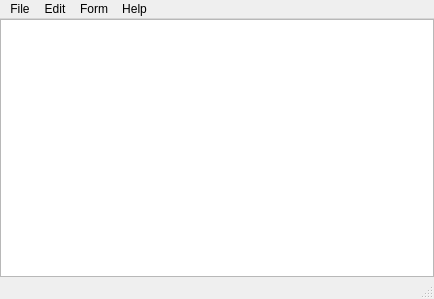
<?xml version="1.0" encoding="UTF-8"?>
<ui version="4.0">
 <class>MainWindow</class>
 <widget class="QMainWindow" name="MainWindow">
  <property name="geometry">
   <rect>
    <x>0</x>
    <y>0</y>
    <width>434</width>
    <height>299</height>
   </rect>
  </property>
  <property name="windowTitle">
   <string>MainWindow</string>
  </property>
  <widget class="QWidget" name="centralwidget">
   <layout class="QHBoxLayout" name="horizontalLayout">
    <property name="spacing">
     <number>0</number>
    </property>
    <property name="leftMargin">
     <number>0</number>
    </property>
    <property name="topMargin">
     <number>0</number>
    </property>
    <property name="rightMargin">
     <number>0</number>
    </property>
    <property name="bottomMargin">
     <number>0</number>
    </property>
    <item>
     <widget class="QPlainTextEdit" name="plainTextEdit">
      <property name="sizePolicy">
       <sizepolicy hsizetype="Preferred" vsizetype="Preferred">
        <horstretch>0</horstretch>
        <verstretch>0</verstretch>
       </sizepolicy>
      </property>
     </widget>
    </item>
   </layout>
  </widget>
  <widget class="QMenuBar" name="menubar">
   <property name="geometry">
    <rect>
     <x>0</x>
     <y>0</y>
     <width>434</width>
     <height>21</height>
    </rect>
   </property>
   <widget class="QMenu" name="menuFile">
    <property name="title">
     <string>File</string>
    </property>
    <addaction name="actionNew"/>
    <addaction name="actionOpen"/>
    <addaction name="actionSave"/>
    <addaction name="actionSave_as"/>
    <addaction name="separator"/>
    <addaction name="actionExit"/>
   </widget>
   <widget class="QMenu" name="menuEdit">
    <property name="title">
     <string>Edit</string>
    </property>
    <addaction name="actionUndo"/>
    <addaction name="separator"/>
    <addaction name="actionCut"/>
    <addaction name="actionCopy"/>
    <addaction name="actionPaste"/>
    <addaction name="actionDelete"/>
   </widget>
   <widget class="QMenu" name="menuForm">
    <property name="title">
     <string>Form</string>
    </property>
    <addaction name="actionFont"/>
   </widget>
   <widget class="QMenu" name="menuHelp">
    <property name="title">
     <string>Help</string>
    </property>
    <widget class="QMenu" name="menuTest">
     <property name="title">
      <string>Test</string>
     </property>
     <addaction name="actiontest1"/>
     <addaction name="actiontest2"/>
    </widget>
    <addaction name="actionAbout"/>
    <addaction name="menuTest"/>
   </widget>
   <addaction name="menuFile"/>
   <addaction name="menuEdit"/>
   <addaction name="menuForm"/>
   <addaction name="menuHelp"/>
  </widget>
  <widget class="QStatusBar" name="statusbar"/>
  <action name="actionNew">
   <property name="text">
    <string>New</string>
   </property>
   <property name="iconVisibleInMenu">
    <bool>true</bool>
   </property>
  </action>
  <action name="actionOpen">
   <property name="text">
    <string>Open...</string>
   </property>
  </action>
  <action name="actionSave">
   <property name="text">
    <string>Save</string>
   </property>
   <property name="shortcut">
    <string>Ctrl+S</string>
   </property>
  </action>
  <action name="actionSave_as">
   <property name="text">
    <string>Save as...</string>
   </property>
  </action>
  <action name="actionExit">
   <property name="text">
    <string>Exit</string>
   </property>
  </action>
  <action name="actionUndo">
   <property name="text">
    <string>Undo</string>
   </property>
  </action>
  <action name="actionCut">
   <property name="text">
    <string>Cut</string>
   </property>
  </action>
  <action name="actionCopy">
   <property name="text">
    <string>Copy</string>
   </property>
  </action>
  <action name="actionPaste">
   <property name="text">
    <string>Paste</string>
   </property>
  </action>
  <action name="actionDelete">
   <property name="text">
    <string>Delete</string>
   </property>
  </action>
  <action name="actionFont">
   <property name="text">
    <string>Font...</string>
   </property>
  </action>
  <action name="actionAbout">
   <property name="text">
    <string>About...</string>
   </property>
  </action>
  <action name="actionTest1">
   <property name="text">
    <string>Test1</string>
   </property>
  </action>
  <action name="actiontest">
   <property name="text">
    <string>test</string>
   </property>
  </action>
  <action name="actiontest1">
   <property name="text">
    <string>test1</string>
   </property>
  </action>
  <action name="actiontest2">
   <property name="text">
    <string>test2</string>
   </property>
  </action>
 </widget>
 <resources/>
 <connections/>
</ui>
